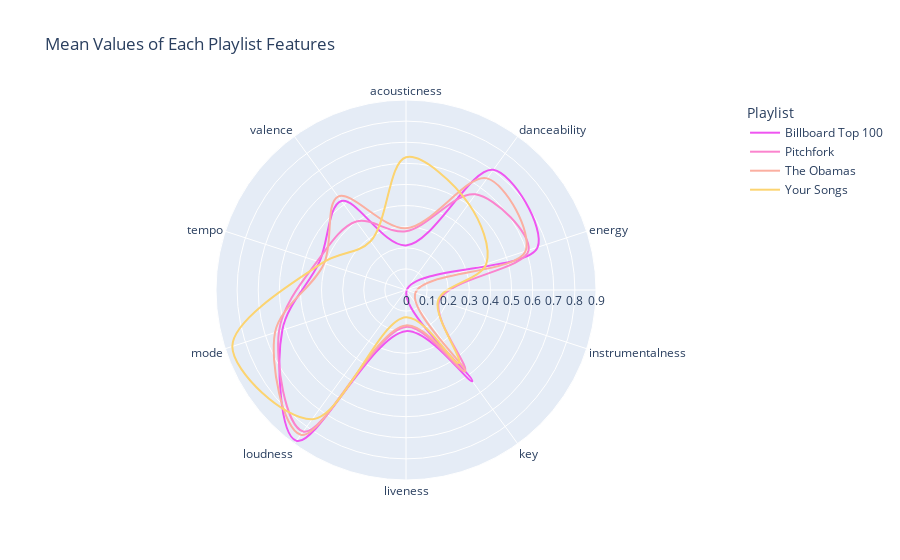

Notebook source saved alongside this figure:
### Code cell
#input variables
playlist_uri = "12Wbv8sIx84T5uh6iOoJ7V"

username ="Felipe C. Rocha"
      
mega_function(username, playlist_uri)

### Figure 1 — Plotly figure (JSON) as saved in the notebook; plotly's stock layout.template omitted (floating-point values rounded to 4 significant figures)
{"data": [{"hovertemplate": "Playlist=Billboard Top 100<br>avg=%{r}<br>features=%{theta}<extra></extra>", "legendgroup": "Billboard Top 100", "line": {"color": "#ef55f1", "dash": "solid", "shape": "spline"}, "mode": "lines", "name": "Billboard Top 100", "r": [0.2111, 0.7035, 0.6557, 0.003601, 0.5344, 0.1948, 0.8831, 0.6162, 0.4309, 0.5213, 0.2111], "showlegend": true, "subplot": "polar", "theta": ["acousticness", "danceability", "energy", "instrumentalness", "key", "liveness", "loudness", "mode", "tempo", "valence", "acousticness"], "type": "scatterpolar"}, {"hovertemplate": "Playlist=Pitchfork<br>avg=%{r}<br>features=%{theta}<extra></extra>", "legendgroup": "Pitchfork", "line": {"color": "#fb84ce", "dash": "solid", "shape": "spline"}, "mode": "lines", "name": "Pitchfork", "r": [0.2783, 0.5602, 0.6108, 0.165, 0.474, 0.1747, 0.8288, 0.6327, 0.4413, 0.4007, 0.2783], "showlegend": true, "subplot": "polar", "theta": ["acousticness", "danceability", "energy", "instrumentalness", "key", "liveness", "loudness", "mode", "tempo", "valence", "acousticness"], "type": "scatterpolar"}, {"hovertemplate": "Playlist=The Obamas<br>avg=%{r}<br>features=%{theta}<extra></extra>", "legendgroup": "The Obamas", "line": {"color": "#fbafa1", "dash": "solid", "shape": "spline"}, "mode": "lines", "name": "The Obamas", "r": [0.2922, 0.6534, 0.5955, 0.0465, 0.4769, 0.1678, 0.8476, 0.6525, 0.4079, 0.5471, 0.2922], "showlegend": true, "subplot": "polar", "theta": ["acousticness", "danceability", "energy", "instrumentalness", "key", "liveness", "loudness", "mode", "tempo", "valence", "acousticness"], "type": "scatterpolar"}, {"hovertemplate": "Playlist=Your Songs<br>avg=%{r}<br>features=%{theta}<extra></extra>", "legendgroup": "Your Songs", "line": {"color": "#fcd471", "dash": "solid", "shape": "spline"}, "mode": "lines", "name": "Your Songs", "r": [0.6287, 0.5052, 0.3998, 0.1597, 0.4261, 0.1291, 0.7564, 0.865, 0.4161, 0.2856, 0.6287], "showlegend": true, "subplot": "polar", "theta": ["acousticness", "danceability", "energy", "instrumentalness", "key", "liveness", "loudness", "mode", "tempo", "valence", "acousticness"], "type": "scatterpolar"}], "layout": {"legend": {"title": {"text": "Playlist"}, "tracegroupgap": 0}, "polar": {"angularaxis": {"direction": "clockwise", "rotation": 90}, "domain": {"x": [0, 1], "y": [0, 1]}, "radialaxis": {"range": [0, 0.9]}}, "title": {"text": "Mean Values of Each Playlist Features"}}}
